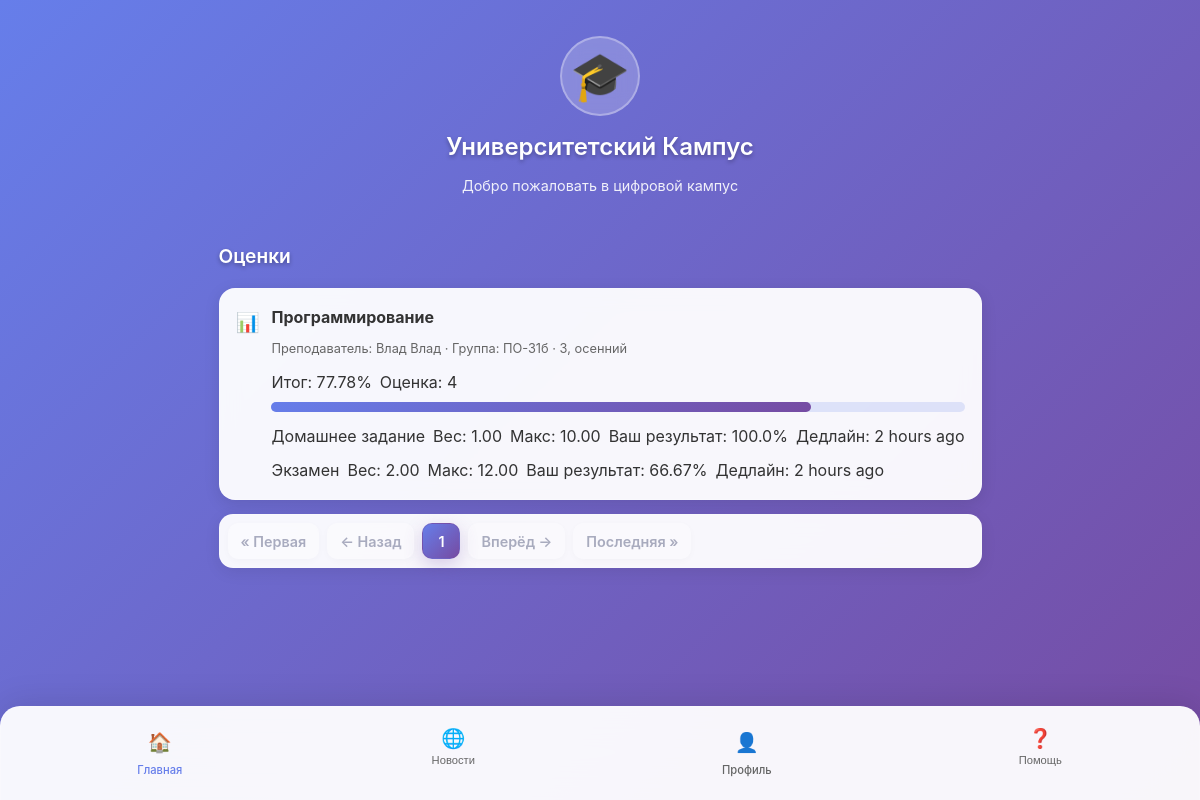
Page /grades/ on the committed database.
### main/models.py (models this page shows, shortened)
class Discipline(models.Model):
    code = models.CharField(max_length=32, blank=True)
    title = models.CharField(max_length=256)
    ects = models.DecimalField(max_digits=4, decimal_places=1, null=True, blank=True)
    class Meta:
        unique_together = [("code", "title")]

class StudentGroup(models.Model):
    university = models.ForeignKey('University', on_delete=models.CASCADE, related_name='groups', null=True)
    program = models.ForeignKey('Program', on_delete=models.PROTECT, related_name='groups') # программа обучения
    name = models.CharField(max_length=64)  # ПО-51
    admission_year = models.PositiveSmallIntegerField()  # год начала учебы
    curator = models.ForeignKey(
        Teacher, on_delete=models.SET_NULL, null=True, blank=True, related_name='curating_groups'
    )
    class Meta:
        unique_together = [("program", "name")]
        indexes = [models.Index(fields=["admission_year"])]

class Assessment(models.Model):
    TYPE_CHOICES = [
        ("hw", "Домашнее задание"),
        ("quiz", "Тест/Квиз"),
        ("lab", "Лабораторная"),
        ("exam", "Экзамен"),
        ("project", "Проект"),
        ("other", "Другое"),
    ]
    teaching = models.ForeignKey(Teaching, on_delete=models.CASCADE, related_name='assessments')
    title = models.CharField(max_length=255)
    type = models.CharField(max_length=16, choices=TYPE_CHOICES)
    max_points = models.DecimalField(max_digits=6, decimal_places=2, default=100)
    weight = models.DecimalField(
        max_digits=5, decimal_places=2, default=1.0,
        help_text="Вес в итоговой оценке (сумма по курсу может быть 1.0 или 100)"
    )
    due_at = models.DateTimeField(null=True, blank=True)
    is_final = models.BooleanField(default=False)

### main/views/student.py (the view)
# urls.py: path('grades/', views.student_grades_view, name='student_grades_view'),
def student_grades_view(request):
    PAGINATOR_COUNT = 6
    person = Person.objects.filter(pk=1).first()
    student = getattr(person, 'student', None)
    if not student:
        return HttpResponseForbidden("Доступно только для студентов")
    enrollments = (
        Enrollment.objects
        .filter(student=student, is_active=True)
        .select_related(
            "teaching__teacher__person",
            "teaching__curriculum__discipline",
            "teaching__group",
        )
        .prefetch_related(
            Prefetch(
                "teaching__assessments",
                queryset=Assessment.objects.order_by("is_final", "due_at").prefetch_related(
                    Prefetch(
                        "results",
                        queryset=AssessmentResult.objects
                        .filter(student=student)
                        .order_by("-graded_at", "-attempt"),
                        to_attr="student_results",
                    )
                ),
                to_attr="assessments_with_results",
            )
        )
        .order_by("-teaching__academic_year", "-teaching__semester_in_year")
    )
    courses = []
    for enr in enrollments:
        t = enr.teaching
        discipline = t.curriculum.discipline
        teacher_name = str(t.teacher.person)
        group_name = t.group.name if t.group else "Поток"
        items = []
        total_weighted = 0.0
        weight_sum = 0.0
        for a in getattr(t, "assessments_with_results", []):
            res = a.student_results[0] if getattr(a, "student_results", None) else None
            if res:
                max_pts = float(a.max_points) if a.max_points else 0.0
                pts = float(res.points)
                pct = (pts / max_pts * 100.0) if max_pts > 0 else None
                grade_5 = res.grade_5 if res.grade_5 else None
            else:
                pct = None
                grade_5 = None
            if pct is not None:
                total_weighted += pct * float(a.weight)
            weight_sum += float(a.weight)
            items.append({
                "title": a.title,
                "type": a.get_type_display(),
                "max_points": a.max_points,
                "weight": a.weight,
                "due_at": a.due_at,
                "is_final": a.is_final,
                "last_points": (res.points if res else None),
                "last_percent": (round(pct, 2) if pct is not None else None),
                "grade_5": grade_5,
            })
        final_percent = round(normalize_total(total_weighted, weight_sum), 2) if weight_sum > 0 else 0.0
        final_grade5 = to_5pt(final_percent)
        courses.append({
            "discipline": discipline.title,
            "teacher": teacher_name,
            "group": group_name,
            "academic_year": t.academic_year,
            "semester": t.get_semester_in_year_display(),
            "assessments": items,
            "final_percent": final_percent,
            "final_grade5": final_grade5,
        })
    paginator = Paginator(courses, PAGINATOR_COUNT)
    page_obj = paginator.get_page(request.GET.get("page", 1))
    context = {
        "page_obj": page_obj,
        "paginator": paginator,
        "is_paginated": page_obj.has_other_pages(),
    }
    return render(request, "main/grades/student_grades.html", context)

### main/models.py (called while the page is built)
    def __str__(self):
        return f"{self.last_name} {self.first_name}"

### main/utils/grades_helper.py (called while the page is built)
def normalize_total(total_weighted, weight_sum):
    if weight_sum <= 0: return 0.0
    if 0.99 <= weight_sum <= 1.01:
        return total_weighted
    if 99 <= weight_sum <= 101:
        return total_weighted / 100.0
    return total_weighted / weight_sum

def to_5pt(percent):
    if percent is None:
        return 2
    if percent >= 85: return 5
    if percent >= 70: return 4
    if percent >= 50: return 3
    return 2

### main/templates/main/grades/student_grades.html
{% extends 'main/index.html' %}
{% load static %}
{% load humanize %}
{% block extra_styles %}
    <link rel="stylesheet" href="{% static 'css/nl_paginator.css' %}">
{% endblock %}
{% block content %}
    <section class="notifications">
        <h2 class="section-title">Оценки</h2>
        <div class="notifications-list">
            {% if page_obj.object_list %}
                {% for c in page_obj.object_list %}
                    <article class="notification-item">
                        <div class="notification-icon">📊</div>
                        <div class="notification-content">
                            <p class="notification-text">
                                <strong>{{ c.discipline }}</strong>
                            </p>
                            <span class="notification-time">
            Преподаватель: {{ c.teacher }} · Группа: {{ c.group }} · {{ c.academic_year }}, {{ c.semester }}
          </span>
                            <div style="margin-top:10px;">
                                <div style="display:flex; align-items:center; gap:8px; margin-bottom:6px;">
                                    <span class="badge">Итог: {{ c.final_percent }}%</span>
                                    <span class="badge">Оценка: {{ c.final_grade5 }}</span>
                                </div>
                                <div style="height:10px; border-radius:999px; background: rgba(102,126,234,.18);">
                                    <div style="height:10px; width: {{ c.final_percent }}%; max-width:100%;
                                            background: linear-gradient(135deg,#667eea,#764ba2);
                                            border-radius:999px;"></div>
                                </div>
                            </div>
                            {% if c.assessments %}
                                <div style="margin-top:12px; display:flex; flex-direction:column; gap:8px;">
                                    {% for a in c.assessments %}
                                        <div style="display:flex; flex-wrap:wrap; align-items:center; gap:8px;">
                                            <span class="badge">{% if a.is_final %}Финал{% else %}
                                                {{ a.type }}{% endif %}</span>
                                            <span class="badge">Вес: {{ a.weight }}</span>
                                            <span class="badge">Макс: {{ a.max_points }}</span>
                                            {% if a.last_percent %}
                                                <span class="badge badge--ok">Ваш результат: {{ a.last_percent }}%</span>
                                            {% else %}
                                                <span class="badge">Нет оценки</span>
                                            {% endif %}
                                            {% if a.due_at %}
                                                <span class="badge">Дедлайн: {{ a.due_at|naturaltime }}</span>{% endif %}
                                        </div>
                                    {% endfor %}
                                </div>
                            {% endif %}
                        </div>
                    </article>
                {% endfor %}
            {% else %}
                <p>Пока нет данных по оценкам.</p>
            {% endif %}
        </div>
        {% include 'main/menu/paginator.html' %}
    </section>
{% endblock %}

### main/static/css/styles.css (style rules this page uses)
* { margin: 0; padding: 0; box-sizing: border-box; -webkit-tap-highlight-color: transparent; }
html, body { height: 100%; }
body { font-family: -apple-system, BlinkMacSystemFont, 'Segoe UI', Roboto, Oxygen, Ubuntu, sans-serif; background: linear-gradient(135deg, #667eea 0%, #764ba2 100%); color: #333; line-height: 1.6; min-height: 100vh; padding: env(safe-area-inset-top) env(safe-area-inset-right) env(safe-area-inset-bottom) env(safe-area-inset-left); display: flex; flex-direction: column; background-attachment: fixed; }
.section-title { color: white; font-size: 1.2rem; font-weight: 600; margin-bottom: 16px; text-shadow: 0 2px 4px rgba(0, 0, 0, 0.3); }
.notifications-list { display: flex; flex-direction: column; gap: 12px; }
.notification-item { background: rgba(255, 255, 255, 0.95); border-radius: 16px; padding: 16px; display: flex; align-items: flex-start; gap: 12px; box-shadow: 0 4px 16px rgba(0, 0, 0, 0.1); backdrop-filter: blur(10px); border: 1px solid rgba(255, 255, 255, 0.2); }
.notification-icon { font-size: 1.2rem; margin-top: 2px; }
.notification-content { flex: 1; }
.notification-text { font-weight: 500; margin-bottom: 4px; }
.notification-time { color: #666; font-size: 0.8rem; }

### rows in the picture
Discipline: discipline "Программирование"
StudentGroup: group "ПО-31б"
Assessment: weight "1.00", max_points "10.00", due_at "2 hours ago"
Assessment: weight "2.00", max_points "12.00", due_at "2 hours ago"

### other values in the picture
{{ c.teacher }} "Влад Влад"
{{ c.academic_year }} "3"
{{ c.semester }} "осенний"
{{ c.final_percent }} "77.78"
{{ c.final_grade5 }} "4"
{{ a.type }} "Домашнее задание" "Экзамен"
{{ a.last_percent }} "100.0" "66.67"
{{ i }} "1"
